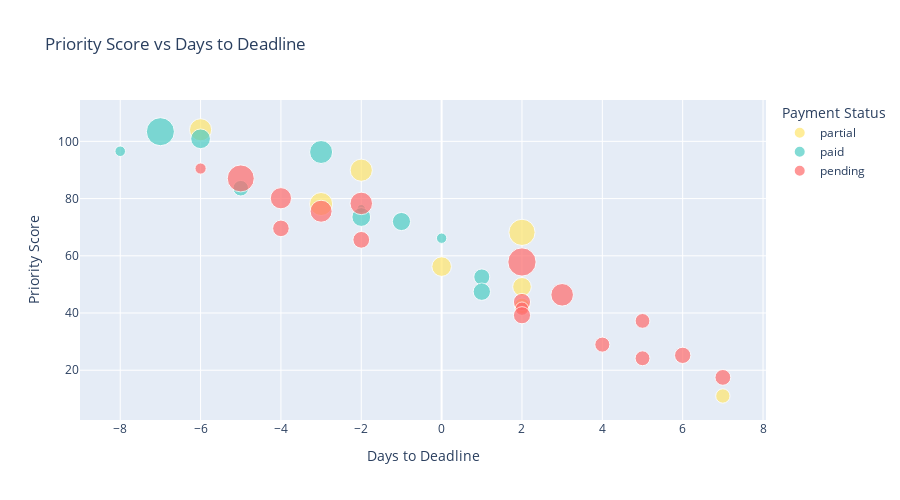

Notebook source saved alongside this figure:
### Code cell
# 2. Score vs Days to Deadline (Scatter)
fig = px.scatter(
    scores_full_df[~scores_full_df['is_mandatory']],
    x='days_to_deadline',
    y='final_score',
    color='payment_status',
    size='total_pallets',
    hover_data=['order_id', 'business_name', 'client_type'],
    title='Priority Score vs Days to Deadline',
    labels={
        'days_to_deadline': 'Days to Deadline',
        'final_score': 'Priority Score',
        'payment_status': 'Payment Status'
    },
    color_discrete_map={
        'paid': '#4ECDC4',
        'partial': '#FFE66D',
        'pending': '#FF6B6B'
    }
)

fig.update_layout(height=500)
fig.show()

### Figure 1 — Plotly figure (JSON) as saved in the notebook; plotly's stock layout.template omitted (floating-point values rounded to 4 significant figures)
{"data": [{"customdata": [["ORD-A5A4DFFE", "Comercial Rivadavia", "star_client"], ["ORD-24941C38", "Fiambreria La Esquina", "star_client"], ["ORD-4AEA0613", "Distribuidora Los Andes", "regular"], ["ORD-7DB3297F", "Fiambreria La Esquina", "star_client"], ["ORD-E683046B", "Mayorista Santa Fe", "regular"], ["ORD-FD362727", "Almacen El Buen Precio", "regular"], ["ORD-BCF7DBFD", "Mayorista Santa Fe", "regular"], ["ORD-A9E437CA", "Comercio Don Carlos", "regular"]], "hovertemplate": "Payment Status=partial<br>Days to Deadline=%{x}<br>Priority Score=%{y}<br>total_pallets=%{marker.size}<br>order_id=%{customdata[0]}<br>business_name=%{customdata[1]}<br>client_type=%{customdata[2]}<extra></extra>", "legendgroup": "partial", "marker": {"color": "#FFE66D", "size": [4.89, 4.92, 5.34, 6.89, 3.83, 3.48, 2.4, 2.06], "sizemode": "area", "sizeref": 0.02, "symbol": "circle"}, "mode": "markers", "name": "partial", "orientation": "v", "showlegend": true, "type": "scatter", "x": [-6, -2, -3, 2, 0, 2, 2, 7], "xaxis": "x", "y": [104.0, 89.92, 78.09, 68.19, 56.23, 49.15, 42.5, 11.0], "yaxis": "y"}, {"customdata": [["ORD-89270B2E", "Almacen Mi Tierra", "regular"], ["ORD-6E478AEA", "Autoservicio El Trebol", "new_client"], ["ORD-5FF28C36", "Autoservicio La Plaza", "star_client"], ["ORD-AEEA364E", "Mayorista Don Juan", "new_client"], ["ORD-B24A7359", "Supermercado Don Pedro", "regular"], ["ORD-63A5B648", "Distribuidora del Sur", "star_client"], ["ORD-11E9DFBE", "Almacen El Progreso", "regular"], ["ORD-A85586B6", "Supermercado Los Amigos", "new_client"], ["ORD-5A5B6366", "Autoservicio La Plaza", "star_client"], ["ORD-5A4B14FD", "Comercio La Estrella", "regular"], ["ORD-A5B5A3DA", "Distribuidora Los Andes", "regular"]], "hovertemplate": "Payment Status=paid<br>Days to Deadline=%{x}<br>Priority Score=%{y}<br>total_pallets=%{marker.size}<br>order_id=%{customdata[0]}<br>business_name=%{customdata[1]}<br>client_type=%{customdata[2]}<extra></extra>", "legendgroup": "paid", "marker": {"color": "#4ECDC4", "size": [7.87, 3.88, 1.12, 5.29, 2.44, 0.71, 3.53, 3.29, 1.08, 2.58, 3.01], "sizemode": "area", "sizeref": 0.02, "symbol": "circle"}, "mode": "markers", "name": "paid", "orientation": "v", "showlegend": true, "type": "scatter", "x": [-7, -6, -8, -3, -5, -2, -2, -1, 0, 1, 1], "xaxis": "x", "y": [103.4, 100.9, 96.54, 96.28, 83.62, 76.46, 73.55, 71.98, 66.15, 52.6, 47.45], "yaxis": "y"}, {"customdata": [["ORD-FE3E2E80", "Mayorista El Gaucho", "regular"], ["ORD-D1C3A8F0", "Supermercado Norte", "regular"], ["ORD-8312D87D", "Distribuidora Los Andes", "regular"], ["ORD-B40DDBBE", "Autoservicio El Trebol", "new_client"], ["ORD-9FF16F55", "Comercio La Estrella", "regular"], ["ORD-BA68264D", "Distribuidora La Victoria", "occasional"], ["ORD-80568AED", "Mayorista La Union", "regular"], ["ORD-498EA7BF", "O'connor Coffee Shop", "new_client"], ["ORD-EE421AEF", "Comercial El Puente", "new_client"], ["ORD-204C0999", "Comercio La Estrella", "regular"], ["ORD-C170F774", "Almacen El Progreso", "regular"], ["ORD-40D3D8B0", "Mayorista La Union", "regular"], ["ORD-453B37FE", "Juguetería Fran Cardozo", "new_client"], ["ORD-881F1AA5", "Comercio Don Carlos", "regular"], ["ORD-1E005B12", "Autoservicio Mi Barrio", "new_client"], ["ORD-8061B3FC", "Mayorista El Gaucho", "regular"], ["ORD-6E2F6329", "FMartínez S.A.", "new_client"]], "hovertemplate": "Payment Status=pending<br>Days to Deadline=%{x}<br>Priority Score=%{y}<br>total_pallets=%{marker.size}<br>order_id=%{customdata[0]}<br>business_name=%{customdata[1]}<br>client_type=%{customdata[2]}<extra></extra>", "legendgroup": "pending", "marker": {"color": "#FF6B6B", "size": [1.26, 7.3, 4.51, 5.07, 4.86, 2.75, 2.81, 8.0, 5.1, 2.97, 1.79, 2.94, 2.19, 2.27, 2.66, 2.22, 2.5], "sizemode": "area", "sizeref": 0.02, "symbol": "circle"}, "mode": "markers", "name": "pending", "orientation": "v", "showlegend": true, "type": "scatter", "x": [-6, -5, -4, -2, -3, -4, -2, 2, 3, 2, 2, 2, 5, 4, 6, 5, 7], "xaxis": "x", "y": [90.5, 87.04, 80.12, 78.31, 75.58, 69.58, 65.58, 57.84, 46.36, 43.84, 41.53, 39.22, 37.24, 28.95, 25.2, 24.18, 17.5], "yaxis": "y"}], "layout": {"height": 500, "legend": {"itemsizing": "constant", "title": {"text": "Payment Status"}, "tracegroupgap": 0}, "title": {"text": "Priority Score vs Days to Deadline"}, "xaxis": {"anchor": "y", "domain": [0, 1], "title": {"text": "Days to Deadline"}}, "yaxis": {"anchor": "x", "domain": [0, 1], "title": {"text": "Priority Score"}}}}
